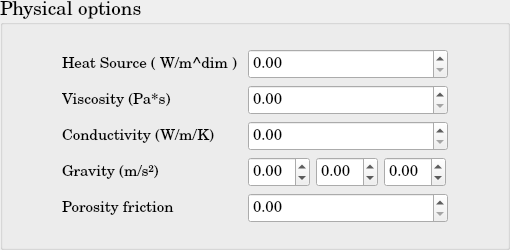
       <widget class="QGroupBox" name="SP_PhysicalOptions">
        <property name="minimumSize">
         <size>
          <width>510</width>
          <height>250</height>
         </size>
        </property>
        <property name="maximumSize">
         <size>
          <width>510</width>
          <height>250</height>
         </size>
        </property>
        <property name="font">
         <font>
          <family>Century Schoolbook L</family>
          <pointsize>14</pointsize>
          <weight>50</weight>
          <bold>false</bold>
         </font>
        </property>
        <property name="title">
         <string>Physical options</string>
        </property>
        <layout class="QGridLayout" name="gridLayout_16">
         <item row="0" column="0">
          <layout class="QGridLayout" name="gridLayout_14">
           <item row="0" column="0">
            <widget class="QLabel" name="SP_HeatSource">
             <property name="minimumSize">
              <size>
               <width>180</width>
               <height>30</height>
              </size>
             </property>
             <property name="maximumSize">
              <size>
               <width>180</width>
               <height>30</height>
              </size>
             </property>
             <property name="font">
              <font>
               <pointsize>11</pointsize>
              </font>
             </property>
             <property name="text">
              <string>Heat Source ( W/m^dim )</string>
             </property>
            </widget>
           </item>
           <item row="0" column="1">
            <widget class="QDoubleSpinBox" name="SP_HeatSource_doubleSpinBox">
             <property name="minimumSize">
              <size>
               <width>200</width>
               <height>30</height>
              </size>
             </property>
             <property name="maximumSize">
              <size>
               <width>200</width>
               <height>30</height>
              </size>
             </property>
             <property name="font">
              <font>
               <pointsize>11</pointsize>
              </font>
             </property>
             <property name="maximum">
              <double>1000000000.000000000000000</double>
             </property>
            </widget>
           </item>
           <item row="1" column="0">
            <widget class="QLabel" name="SP_Viscosity">
             <property name="minimumSize">
              <size>
               <width>180</width>
               <height>30</height>
              </size>
             </property>
             <property name="maximumSize">
              <size>
               <width>180</width>
               <height>30</height>
              </size>
             </property>
             <property name="font">
              <font>
               <pointsize>11</pointsize>
              </font>
             </property>
             <property name="text">
              <string>Viscosity (Pa*s)</string>
             </property>
            </widget>
           </item>
           <item row="1" column="1">
            <widget class="QDoubleSpinBox" name="SP_Viscosity_doubleSpinBox">
             <property name="minimumSize">
              <size>
               <width>200</width>
               <height>30</height>
              </size>
             </property>
             <property name="maximumSize">
              <size>
               <width>200</width>
               <height>30</height>
              </size>
             </property>
             <property name="font">
              <font>
               <pointsize>11</pointsize>
              </font>
             </property>
             <property name="maximum">
              <double>1000000000.000000000000000</double>
             </property>
            </widget>
           </item>
           <item row="2" column="0">
            <widget class="QLabel" name="SP_Conductivity">
             <property name="minimumSize">
              <size>
               <width>180</width>
               <height>30</height>
              </size>
             </property>
             <property name="maximumSize">
              <size>
               <width>180</width>
               <height>30</height>
              </size>
             </property>
             <property name="font">
              <font>
               <pointsize>11</pointsize>
              </font>
             </property>
             <property name="text">
              <string>Conductivity (W/m/K)</string>
             </property>
            </widget>
           </item>
           <item row="2" column="1">
            <widget class="QDoubleSpinBox" name="SP_Conductivity_doubleSpinBox">
             <property name="minimumSize">
              <size>
               <width>200</width>
               <height>30</height>
              </size>
             </property>
             <property name="maximumSize">
              <size>
               <width>200</width>
               <height>30</height>
              </size>
             </property>
             <property name="font">
              <font>
               <pointsize>11</pointsize>
              </font>
             </property>
             <property name="maximum">
              <double>1000000000.000000000000000</double>
             </property>
            </widget>
           </item>
           <item row="3" column="0">
            <widget class="QLabel" name="SP_Gravity">
             <property name="minimumSize">
              <size>
               <width>180</width>
               <height>30</height>
              </size>
             </property>
             <property name="maximumSize">
              <size>
               <width>180</width>
               <height>30</height>
              </size>
             </property>
             <property name="font">
              <font>
               <pointsize>11</pointsize>
              </font>
             </property>
             <property name="text">
              <string>Gravity (m/s²)</string>
             </property>
            </widget>
           </item>
           <item row="3" column="1">
            <layout class="QHBoxLayout" name="SP_Gravity_hLayout">
             <item>
              <widget class="QDoubleSpinBox" name="SP_Gravity_1d_doubleSpinBox">
               <property name="minimumSize">
                <size>
                 <width>62</width>
                 <height>30</height>
                </size>
               </property>
               <property name="maximumSize">
                <size>
                 <width>62</width>
                 <height>30</height>
                </size>
               </property>
               <property name="font">
                <font>
                 <pointsize>11</pointsize>
                </font>
               </property>
               <property name="minimum">
                <double>-1000000000.000000000000000</double>
               </property>
               <property name="maximum">
                <double>1000000000.000000000000000</double>
               </property>
              </widget>
             </item>
             <item>
              <widget class="QDoubleSpinBox" name="SP_Gravity_2d_doubleSpinBox">
               <property name="minimumSize">
                <size>
                 <width>62</width>
                 <height>30</height>
                </size>
               </property>
               <property name="maximumSize">
                <size>
                 <width>62</width>
                 <height>30</height>
                </size>
               </property>
               <property name="font">
                <font>
                 <pointsize>11</pointsize>
                </font>
               </property>
               <property name="minimum">
                <double>-1000000000.000000000000000</double>
               </property>
               <property name="maximum">
                <double>1000000000.000000000000000</double>
               </property>
              </widget>
             </item>
             <item>
              <widget class="QDoubleSpinBox" name="SP_Gravity_3d_doubleSpinBox">
               <property name="minimumSize">
                <size>
                 <width>62</width>
                 <height>30</height>
                </size>
               </property>
               <property name="maximumSize">
                <size>
                 <width>62</width>
                 <height>30</height>
                </size>
               </property>
               <property name="font">
                <font>
                 <pointsize>11</pointsize>
                </font>
               </property>
               <property name="minimum">
                <double>-1000000000.000000000000000</double>
               </property>
               <property name="maximum">
                <double>1000000000.000000000000000</double>
               </property>
              </widget>
             </item>
            </layout>
           </item>
           <item row="4" column="0">
            <widget class="QLabel" name="SP_FrictionCoef">
             <property name="minimumSize">
              <size>
               <width>180</width>
               <height>30</height>
              </size>
             </property>
             <property name="maximumSize">
              <size>
               <width>180</width>
               <height>30</height>
              </size>
             </property>
             <property name="font">
              <font>
               <pointsize>11</pointsize>
              </font>
             </property>
             <property name="text">
              <string>Porosity friction</string>
             </property>
            </widget>
           </item>
           <item row="4" column="1">
            <widget class="QDoubleSpinBox" name="SP_FrictionCoefficients_doubleSpinBox">
             <property name="minimumSize">
              <size>
               <width>200</width>
               <height>30</height>
              </size>
             </property>
             <property name="maximumSize">
              <size>
               <width>200</width>
               <height>30</height>
              </size>
             </property>
             <property name="font">
              <font>
               <pointsize>11</pointsize>
              </font>
             </property>
             <property name="maximum">
              <double>1000000000.000000000000000</double>
             </property>
             <property name="singleStep">
              <double>0.000001000000000</double>
             </property>
            </widget>
           </item>
          </layout>
         </item>
        </layout>
       </widget>
